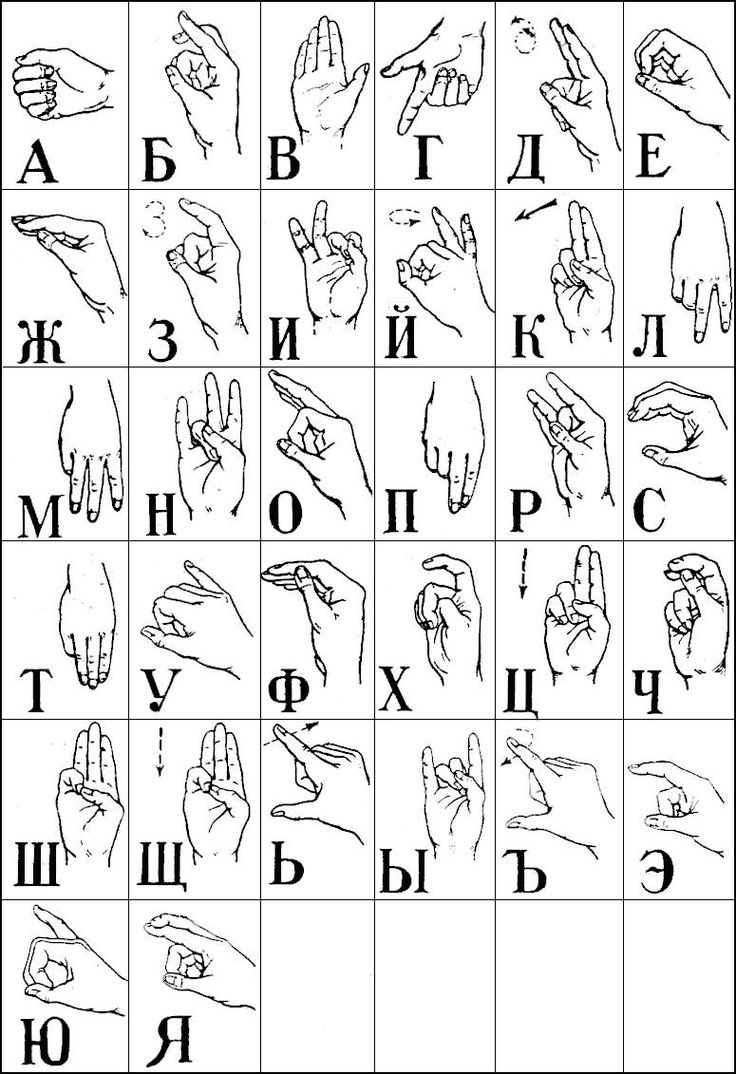
#> input picture scripts/assets/dactyl-table.png, 736 x 1074 px
$ python slice-alphabet.py
#> lines starting #> are read from the running program, lines starting #| are printed output that depends on the picture
"""Cuts the fingerspelling chart (scripts/assets/dactyl-table.png) into one drawing per letter.

Grid lines are found as pixel rows/columns that are almost entirely dark; each cell is cropped
a few pixels inside its border and saved as src/data/letterPhotos/<letter>.png (grayscale).

    python scripts/slice-alphabet.py
"""

from pathlib import Path

from PIL import Image

ROOT = Path(__file__).resolve().parent.parent
SOURCE = ROOT / "scripts" / "assets" / "dactyl-table.png"
OUT = ROOT / "src" / "data" / "letterPhotos"

# Cells in the chart's own order, row by row — not the alphabet: Ь comes before Ы and Ъ, no Ё.
ORDER = ["АБВГДЕ", "ЖЗИЙКЛ", "МНОПРС", "ТУФХЦЧ", "ШЩЬЫЪЭ", "ЮЯ"]

DARK = 110  # gray level below which a pixel counts as ink
LINE_SHARE = 0.6  # a grid line is dark along at least this share of its length
INSET = 4  # px cut inside each cell border


def line_positions(size: int, is_line) -> list[int]:
    """Start positions of grid lines (consecutive dark lines merged into one)."""
    lines: list[int] = []
    for i in range(size):
        if is_line(i) and (not lines or i - lines[-1] > 2):
            lines.append(i)
        elif is_line(i):
            lines[-1] = i  # keep the last pixel of a thick line so the cell starts after it
    return lines


def main() -> None:
    image = Image.open(SOURCE).convert("L")
    width, height = image.size
#> width = 736; height = 1074
    px = image.load()

    # Columns are measured over the full rows only (the last row has two cells).
    full_rows_bottom = int(height * 0.83)
#> full_rows_bottom = 891

    def dark_share_col(x: int) -> float:
        return sum(px[x, y] < DARK for y in range(full_rows_bottom)) / full_rows_bottom

    def dark_share_row(y: int) -> float:
        return sum(px[x, y] < DARK for x in range(width)) / width

    cols = line_positions(width, lambda x: dark_share_col(x) > LINE_SHARE)
#> after the loop in line_positions, `for i in range(size):`: lines = [1, 128, 260, 374, 495, 623, 735]
#> cols = [1, 128, 260, 374, 495, 623, 735]
    rows = line_positions(height, lambda y: dark_share_row(y) > LINE_SHARE)
#> rows = [1, 189, 367, 540, 719, 899, 1073]
    assert len(cols) == 7 and len(rows) == 7, f"unexpected grid: cols={cols} rows={rows}"

    OUT.mkdir(parents=True, exist_ok=True)
    for r, letters in enumerate(ORDER):
        for c, letter in enumerate(letters):
            box = (cols[c] + INSET, rows[r] + INSET, cols[c + 1] - INSET + 1, rows[r + 1] - INSET + 1)
            image.crop(box).save(OUT / f"{letter}.png", optimize=True)
            print(letter, box)
#> this loop made 6 passes
#> pass 1, in main, `image.crop(box).save(OUT / f"{letter}.png", optimize=True)`:
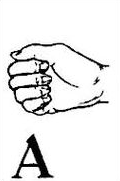
#> saved as А.png: PIL image 120x181 L; min 0, max 255, mean 233.5
#> pass 1, in main, `image.crop(box).save(OUT / f"{letter}.png", optimize=True)`:
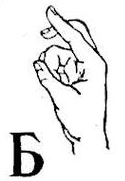
#> saved as Б.png: PIL image 125x181 L; min 0, max 255, mean 233
#> pass 1, in main, `image.crop(box).save(OUT / f"{letter}.png", optimize=True)`:
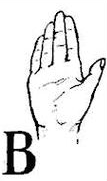
#> saved as В.png: PIL image 107x181 L; min 0, max 255, mean 231.6
#> pass 1, in main, `image.crop(box).save(OUT / f"{letter}.png", optimize=True)`:
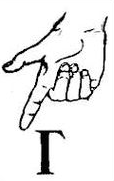
#> saved as Г.png: PIL image 114x181 L; min 0, max 255, mean 232.1


if __name__ == "__main__":
    main()
